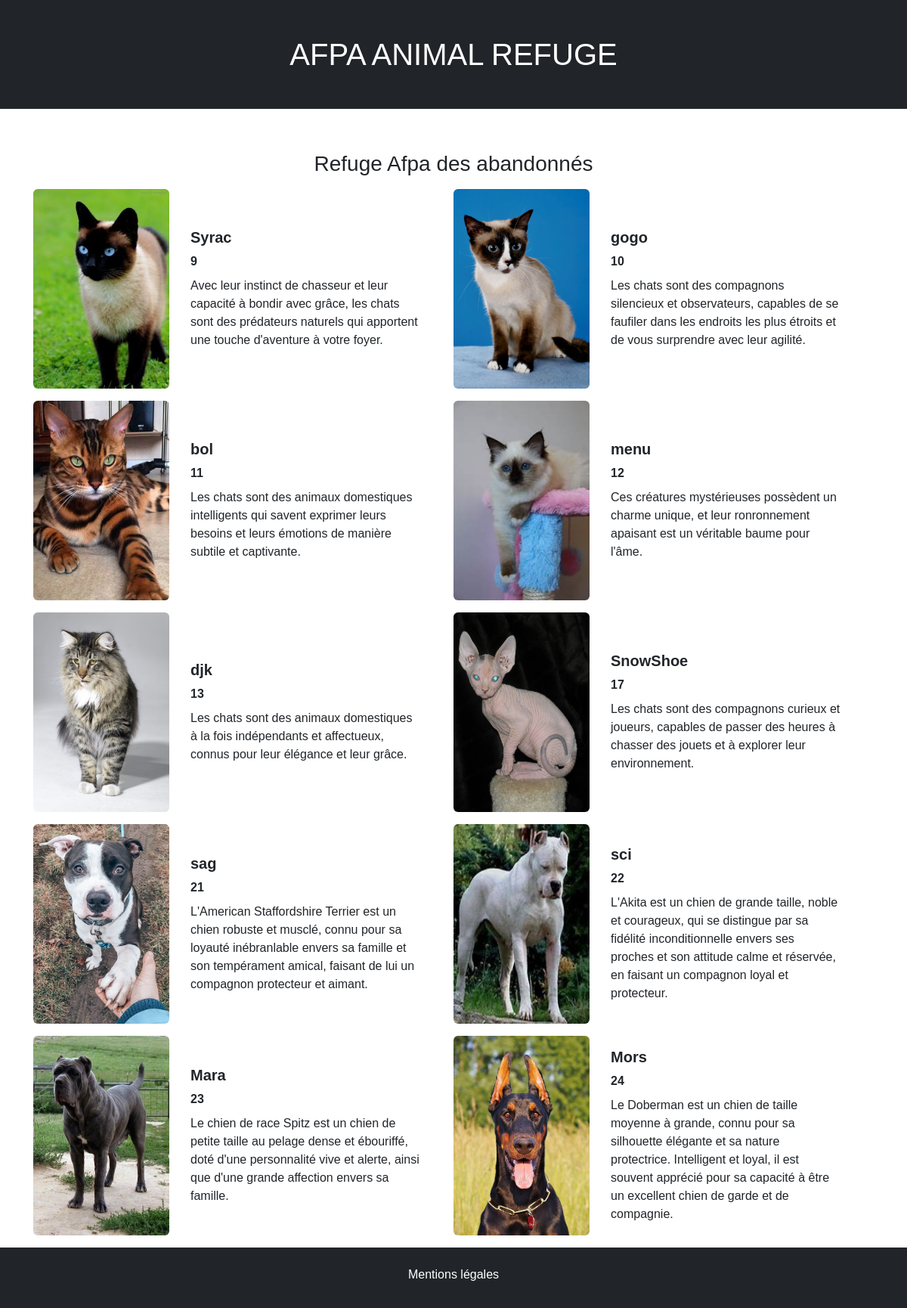
Screenshot of /controllers/controller-accueil.php with the database file from the repository.
### tables this page shows
CREATE TABLE `animal` (
  `id` int NOT NULL,
  `date_of_birth` date NOT NULL,
  `tatoo` tinyint(1) NOT NULL,
  `chip` tinyint(1) NOT NULL,
  `sex` varchar(25) NOT NULL,
  `name` varchar(25) NOT NULL,
  `weight` varchar(25) NOT NULL,
  `arrival_date` date NOT NULL,
  `reserved` tinyint(1) NOT NULL,
  `adoption_date` date NOT NULL,
  `id_Specie` int NOT NULL,
  `id_Color` int NOT NULL,
  `id_Breed` int NOT NULL,
  `img` varchar(255) DEFAULT NULL,
  `description` varchar(255) DEFAULT NULL
);

### controllers/controller-accueil.php (called while the page is built, shortened)
<?php
require_once "../models/Animal.php";
include "../views/accueil.php";

### models/Animal.php (called while the page is built, shortened)
<?php
class Animal
{
    public static function getAll()
    {
        $dbh = Database::getInstancePDO();
        $stmt = $dbh->prepare("SELECT * FROM animal");
        $stmt->execute();
        return $stmt->fetchAll(PDO::FETCH_ASSOC);
    }
}

### views/accueil.php (the view, shortened to what this page needs)
<?php include "templates/head.php" ?>
<a class="h1 text-center py-5 bg-dark text-white text-decoration-none" href="../index.php"></i> AFPA ANIMAL REFUGE </i></a>
<h3 class="text-center my-3">Refuge Afpa des abandonnés</h3>
<div class="container">
  <div class="row justify-content-center">
    <?php
    foreach (Animal::getAll() as $animal) {
    ?>
      <div class="card me-3 mb-3 border-0" style="max-width: 540px;">
        <div class="row no-gutters align-items-center">
          <div class="col-md-4 card-img-col">
            <a href="../controllers/controller-details.php?id=<?= $animal['id'] ?>"><img src="../assets/img/<?= $animal['img'] ?>" class="card-img-top img-fluid rounded" style="height: 264px;" alt="image animaux"></a>
          </div>
          <div class="col-md-8">
            <div class="card-body">
              <h5 class="card-title"><strong> <?= $animal['name'] ?> </strong> </h5>
              <p class="card-title"><strong> <?= $animal['id'] ?> </strong> </p>
              <p class="card-text"> <?= $animal['description'] ?> </p>
            </div>
          </div>
        </div>
      </div>
        <?php } ?>
  </div>
</div>
      <?php include "templates/footer.php" ?>

### assets/css/style.css (style rules this page uses)
body { font-family: Verdana, Geneva, Tahoma, sans-serif; }
.card-img-top { margin: 0; }
.card-img-col { padding-left: 0; padding-right: 0; }

### rows the page displays
animal: img (picture), name "Syrac", id "9", description "Avec leur instinct de chasseur et leur capacité à bondir avec grâce, les chats sont des prédateurs naturels qui apportent une touche d'aventure à votre foyer."
animal: img (picture), name "gogo", id "10", description "Les chats sont des compagnons silencieux et observateurs, capables de se faufiler dans les endroits les plus étroits et de vous surprendre avec leur agilité."
animal: img (picture), name "bol", id "11", description "Les chats sont des animaux domestiques intelligents qui savent exprimer leurs besoins et leurs émotions de manière subtile et captivante."
animal: img (picture), name "menu", id "12", description "Ces créatures mystérieuses possèdent un charme unique, et leur ronronnement apaisant est un véritable baume pour l'âme."
animal: img (picture), name "djk", id "13", description "Les chats sont des animaux domestiques à la fois indépendants et affectueux, connus pour leur élégance et leur grâce."
animal: img (picture), name "SnowShoe", id "17", description "Les chats sont des compagnons curieux et joueurs, capables de passer des heures à chasser des jouets et à explorer leur environnement."
animal: img (picture), name "sag", id "21", description "L'American Staffordshire Terrier est un chien robuste et musclé, connu pour sa loyauté inébranlable envers sa famille et son tempérament amical, faisant de lui un compagnon protecteur et aimant."
animal: img (picture), name "sci", id "22", description "L'Akita est un chien de grande taille, noble et courageux, qui se distingue par sa fidélité inconditionnelle envers ses proches et son attitude calme et réservée, en faisant un compagnon loyal et protecteur."
animal: img (picture), name "Mara", id "23", description "Le chien de race Spitz est un chien de petite taille au pelage dense et ébouriffé, doté d'une personnalité vive et alerte, ainsi que d'une grande affection envers sa famille."
animal: img (picture), name "Mors", id "24", description "Le Doberman est un chien de taille moyenne à grande, connu pour sa silhouette élégante et sa nature protectrice. Intelligent et loyal, il est souvent apprécié pour sa capacité à être un excellent chien de garde et de compagnie."
